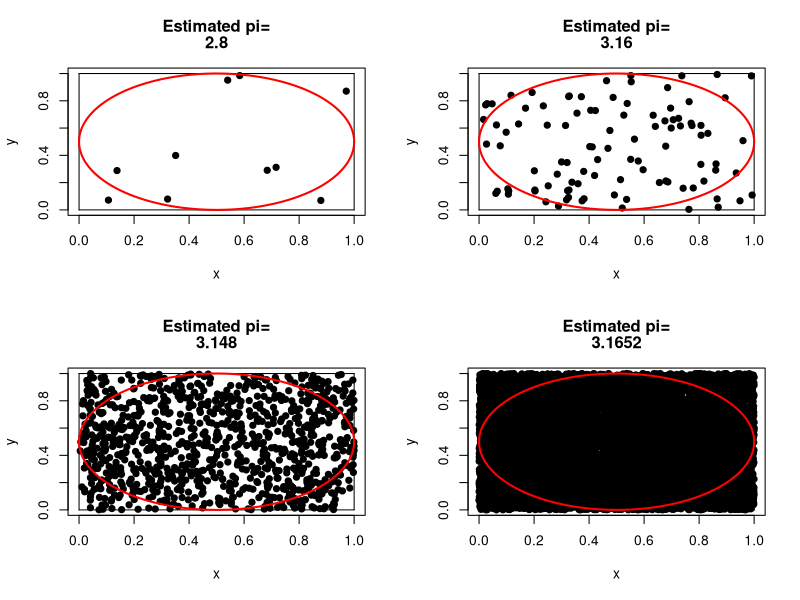

R code for this plot:
#R Code for STA371G
#Mingyuan Zhou
#January 23, 2014
par(mfrow=c(2,2))

for (n in c(10,100,1000,10000))
{
  x=runif(n)
  y=runif(n)
  Pi = sum(sqrt((x-0.5)^2+(y-0.5)^2)<0.5)/n*4
  plot(x,y,xlim=c(0,1),ylim=c(0,1),pch=19)
  lines(c(0,0),c(0,1))
  lines(c(1,0),c(0,0))
  lines(c(1,0),c(1,1))
  lines(c(1,1),c(1,0))
  
  r = 1/2
  theta = seq(-pi,pi,0.001)
  lines(r*cos(theta)+0.5,r*sin(theta)+0.5,type="s",lwd=2,col='red')
  title(c('Estimated pi=',Pi))
}
